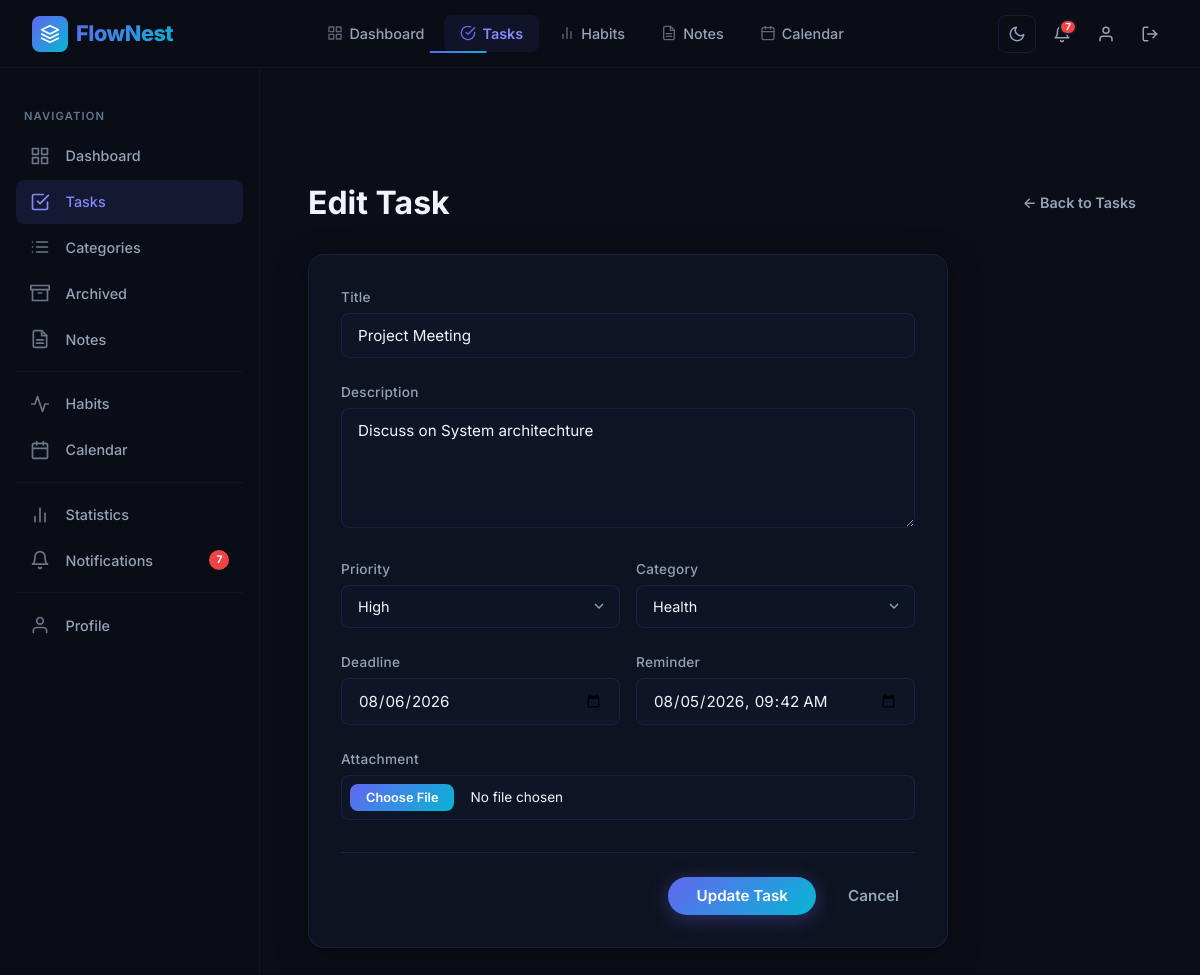
The app's page /tasks/edit/8 (signed in), older data.
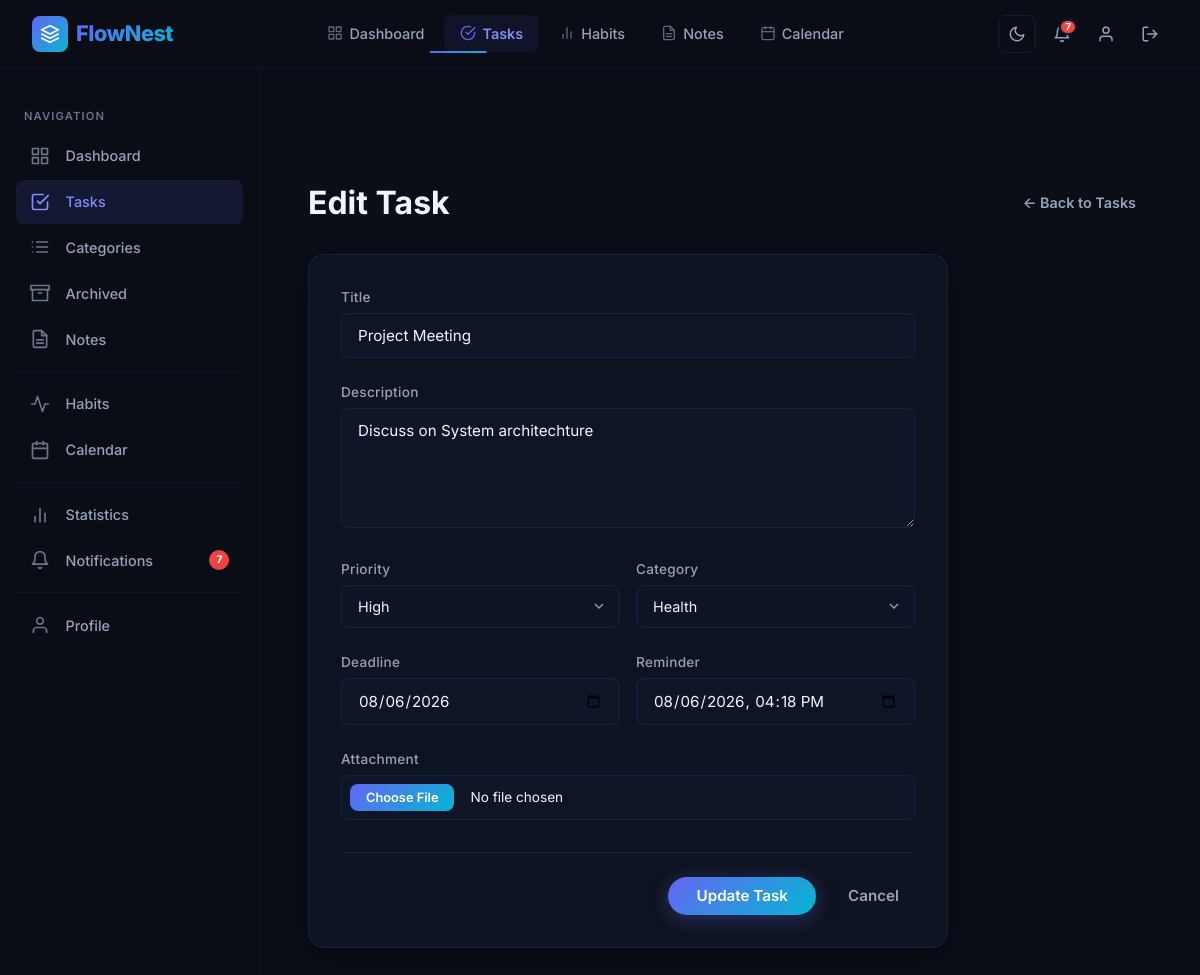
The same page, newer data.
### app/models.py (models this page shows, shortened)
class Task(db.Model):
    __tablename__ = "tasks"
    id = db.Column(db.Integer, primary_key=True)
    title = db.Column(db.String(200), nullable=False)
    description = db.Column(db.Text, nullable=True)
    priority = db.Column(db.String(20), default="Medium")
    status = db.Column(db.String(20), default="Pending")
    deadline = db.Column(db.Date, nullable=True)
    reminder = db.Column(db.DateTime, nullable=True)
    attachment = db.Column(db.String(255), nullable=True)
    created_at = db.Column(
        db.DateTime,
        default=datetime.utcnow
    )
    updated_at = db.Column(
        db.DateTime,
        default=datetime.utcnow,
        onupdate=datetime.utcnow
    )
    reminder_sent = db.Column(
    db.Boolean,
    default=False
    )
    user_id = db.Column(
        db.Integer,
        db.ForeignKey("users.id"),
        nullable=False
    )
    category_id = db.Column(
        db.Integer,
        db.ForeignKey("categories.id"),
        nullable=True
    )
    user = db.relationship(
    "User",
    back_populates="tasks"
    )
    category = db.relationship(
    "Category",
    back_populates="tasks"
    )

### app/routes/tasks.py (the view, shortened to what this page needs)
@tasks.route("/edit/<int:task_id>", methods=["GET", "POST"])
@login_required
def update_task(task_id):
    task = Task.query.filter_by(
        id=task_id,
        user_id=current_user.id
    ).first_or_404()
    form = TaskForm(obj=task)
    form.category.choices = [
        (category.id, category.name)
        for category in Category.query.filter_by(
            user_id=current_user.id
        ).order_by(Category.name)
        .all()
    ]
    return render_template(
        "tasks/update.html",
        form=form,
        task=task
    )

### app/forms.py
class TaskForm(FlaskForm):
    title = StringField(
        "Title",
        validators=[
            DataRequired(),
            Length(max=200)
        ]
    )
    description = TextAreaField(
        "Description"
    )
    priority = SelectField(
        "Priority",
        choices=[
            ("Low", "Low"),
            ("Medium", "Medium"),
            ("High", "High")
        ],
        default="Medium"
    )
    category = SelectField(
        "Category",
        coerce=int
    )
    deadline = DateField(
        "Deadline",
        format="%Y-%m-%d"
    )
    reminder = DateTimeLocalField(
    "Reminder",
    format="%Y-%m-%dT%H:%M",
    validators=[Optional()]
    )
    attachment = FileField(
        "Attachment"
    )
    submit = SubmitField(
        "Save Task"
    )

### app/extensions.py (called while the page is built)
@login_manager.user_loader
def load_user(user_id):
    from app.models import User
    return User.query.get(int(user_id))

### app/templates/tasks/update.html (shortened to what this page needs)
{% extends "base.html" %}
{% block content %}
<div class="page-wrapper with-sidebar">
    <div class="page-content">
        <div class="page-header fade-in">
            <h2>Edit Task</h2>
            <a href="{{ url_for('tasks.list_tasks') }}" class="btn btn-ghost" style="font-size: 0.9rem;">
                ← Back to Tasks
            </a>
        </div>
        <div class="glass-card no-hover form-card fade-in fade-in-delay-1">
            <form method="POST" enctype="multipart/form-data">
                <div class="form-group">
                    {{ form.title.label(class="form-label") }}
                    {{ form.title(class="form-control", placeholder="Enter task title") }}
                </div>
                <div class="form-group">
                    {{ form.description.label(class="form-label") }}
                    {{ form.description(class="form-control", rows=4, placeholder="Describe your task...") }}
                </div>
                <div class="form-row">
                    <div class="form-group">
                        {{ form.priority.label(class="form-label") }}
                        {{ form.priority(class="form-select") }}
                    </div>
                    <div class="form-group">
                        {{ form.category.label(class="form-label") }}
                        {{ form.category(class="form-select") }}
                    </div>
                </div>
                <div class="form-row">
                    <div class="form-group">
                        {{ form.deadline.label(class="form-label") }}
                        {{ form.deadline(class="form-control", type="date") }}
                    </div>
                    <div class="form-group">
                        {{ form.reminder.label(class="form-label") }}
                        {{ form.reminder(class="form-control", type="datetime-local") }}
                    </div>
                </div>
                <div class="form-group">
                    {{ form.attachment.label(class="form-label") }}
                    {{ form.attachment(class="form-control") }}
                </div>
                <div class="form-actions">
                    {{ form.submit(class="btn btn-primary", value="Update Task") }}
                    <a href="{{ url_for('tasks.view_task', task_id=task.id) }}" class="btn btn-ghost">Cancel</a>
                </div>
            </form>
        </div>
    </div>
</div>
{% endblock %}

Row changes from the older to the newer data that the page shows:
changed Task "Project Meeting": reminder "08/05/2026 09:42" → "08/06/2026 16:18"
